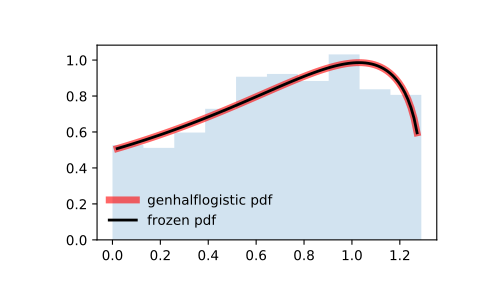

Here is the Python script that generated this plot:
from scipy.stats import genhalflogistic
import matplotlib.pyplot as plt
fig, ax = plt.subplots(1, 1)

# Calculate a few first moments:

c = 0.773
mean, var, skew, kurt = genhalflogistic.stats(c, moments='mvsk')

# Display the probability density function (``pdf``):

x = np.linspace(genhalflogistic.ppf(0.01, c),
                genhalflogistic.ppf(0.99, c), 100)
ax.plot(x, genhalflogistic.pdf(x, c),
       'r-', lw=5, alpha=0.6, label='genhalflogistic pdf')

# Alternatively, the distribution object can be called (as a function)
# to fix the shape, location and scale parameters. This returns a "frozen"
# RV object holding the given parameters fixed.

# Freeze the distribution and display the frozen ``pdf``:

rv = genhalflogistic(c)
ax.plot(x, rv.pdf(x), 'k-', lw=2, label='frozen pdf')

# Check accuracy of ``cdf`` and ``ppf``:

vals = genhalflogistic.ppf([0.001, 0.5, 0.999], c)
np.allclose([0.001, 0.5, 0.999], genhalflogistic.cdf(vals, c))
# True

# Generate random numbers:

r = genhalflogistic.rvs(c, size=1000)

# And compare the histogram:

ax.hist(r, density=True, histtype='stepfilled', alpha=0.2)
ax.legend(loc='best', frameon=False)
plt.show()
